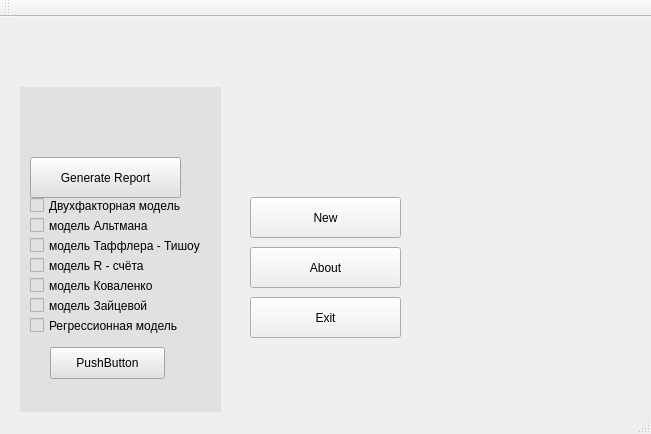
<?xml version="1.0" encoding="UTF-8"?>
<ui version="4.0">
 <class>CMainWindow</class>
 <widget class="QMainWindow" name="CMainWindow">
  <property name="geometry">
   <rect>
    <x>0</x>
    <y>0</y>
    <width>651</width>
    <height>434</height>
   </rect>
  </property>
  <property name="windowTitle">
   <string>CMainWindow</string>
  </property>
  <widget class="QWidget" name="centralWidget">
   <widget class="QPushButton" name="pcmdNew">
    <property name="geometry">
     <rect>
      <x>250</x>
      <y>180</y>
      <width>151</width>
      <height>41</height>
     </rect>
    </property>
    <property name="text">
     <string>New</string>
    </property>
   </widget>
   <widget class="QPushButton" name="pcmdAbout">
    <property name="geometry">
     <rect>
      <x>250</x>
      <y>230</y>
      <width>151</width>
      <height>41</height>
     </rect>
    </property>
    <property name="text">
     <string>About</string>
    </property>
   </widget>
   <widget class="QPushButton" name="pcmdExit">
    <property name="geometry">
     <rect>
      <x>250</x>
      <y>280</y>
      <width>151</width>
      <height>41</height>
     </rect>
    </property>
    <property name="text">
     <string>Exit</string>
    </property>
   </widget>
   <widget class="QWidget" name="wgtReport" native="true">
    <property name="geometry">
     <rect>
      <x>20</x>
      <y>70</y>
      <width>201</width>
      <height>331</height>
     </rect>
    </property>
    <property name="styleSheet">
     <string notr="true">background-color: rgb(225, 225, 225);</string>
    </property>
    <widget class="QCheckBox" name="checkDoubleFactor">
     <property name="geometry">
      <rect>
       <x>10</x>
       <y>110</y>
       <width>151</width>
       <height>17</height>
      </rect>
     </property>
     <property name="text">
      <string>Двухфакторная модель</string>
     </property>
    </widget>
    <widget class="QCheckBox" name="checkAltman">
     <property name="geometry">
      <rect>
       <x>10</x>
       <y>130</y>
       <width>141</width>
       <height>17</height>
      </rect>
     </property>
     <property name="text">
      <string>модель Альтмана</string>
     </property>
    </widget>
    <widget class="QCheckBox" name="checkTuffler">
     <property name="geometry">
      <rect>
       <x>10</x>
       <y>150</y>
       <width>171</width>
       <height>17</height>
      </rect>
     </property>
     <property name="text">
      <string>модель Таффлера - Тишоу</string>
     </property>
    </widget>
    <widget class="QCheckBox" name="checkRCount">
     <property name="geometry">
      <rect>
       <x>10</x>
       <y>170</y>
       <width>191</width>
       <height>17</height>
      </rect>
     </property>
     <property name="text">
      <string>модель R - счёта</string>
     </property>
    </widget>
    <widget class="QCheckBox" name="checkKovalenko">
     <property name="geometry">
      <rect>
       <x>10</x>
       <y>190</y>
       <width>171</width>
       <height>17</height>
      </rect>
     </property>
     <property name="text">
      <string>модель Коваленко</string>
     </property>
    </widget>
    <widget class="QCheckBox" name="checkZayceva">
     <property name="geometry">
      <rect>
       <x>10</x>
       <y>210</y>
       <width>141</width>
       <height>17</height>
      </rect>
     </property>
     <property name="text">
      <string>модель Зайцевой</string>
     </property>
    </widget>
    <widget class="QCheckBox" name="checkRegression">
     <property name="geometry">
      <rect>
       <x>10</x>
       <y>230</y>
       <width>171</width>
       <height>17</height>
      </rect>
     </property>
     <property name="text">
      <string>Регрессионная модель</string>
     </property>
    </widget>
    <widget class="QPushButton" name="pcmdGenerate">
     <property name="geometry">
      <rect>
       <x>10</x>
       <y>70</y>
       <width>151</width>
       <height>41</height>
      </rect>
     </property>
     <property name="text">
      <string>Generate Report</string>
     </property>
    </widget>
    <widget class="QPushButton" name="pushButton">
     <property name="geometry">
      <rect>
       <x>30</x>
       <y>260</y>
       <width>115</width>
       <height>32</height>
      </rect>
     </property>
     <property name="text">
      <string>PushButton</string>
     </property>
    </widget>
   </widget>
  </widget>
  <widget class="QMenuBar" name="menuBar">
   <property name="geometry">
    <rect>
     <x>0</x>
     <y>0</y>
     <width>651</width>
     <height>22</height>
    </rect>
   </property>
  </widget>
  <widget class="QToolBar" name="mainToolBar">
   <attribute name="toolBarArea">
    <enum>TopToolBarArea</enum>
   </attribute>
   <attribute name="toolBarBreak">
    <bool>false</bool>
   </attribute>
  </widget>
  <widget class="QStatusBar" name="statusBar"/>
 </widget>
 <layoutdefault spacing="6" margin="11"/>
 <resources/>
 <connections/>
</ui>
